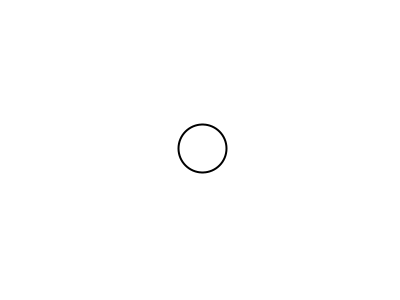
Frame 1 (no input)
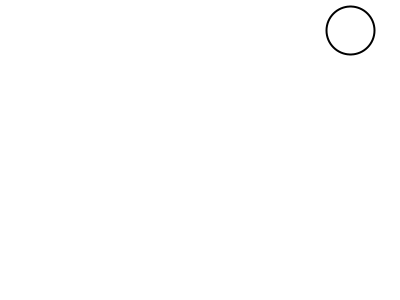
Frame 60 (the mouse pressed at the canvas centre just before this capture)
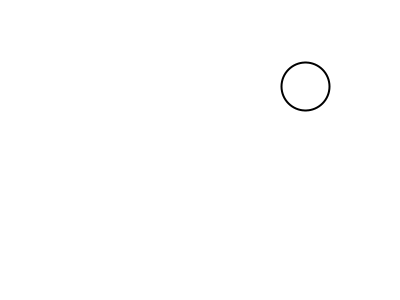
Frame 120 (the mouse held since frame 60 and released just before this capture)

The Processing sketch that drew these frames (run headless with seeded random() and noise(); from frame 60 on, the mouse is pressed at the canvas centre):

// Processing sketch: sketch_1_2_PVector_pde
// ── sketch_1_2_PVector_pde.pde

Ball b;

void setup(){
  
  size(400,300);
  b = new Ball();

}

void draw()
{
  background(255); //<>//
  b.move();
  b.bounce();
  b.display();
}

// ── Ball.pde

class Ball
{
  
  PVector location;
  PVector velocity;
  
  
  Ball()
  {
    location =  new PVector(width/2,height/2);
    velocity =  new PVector(2.5,-2);
  }
  
  void move()
  {
    location.add(velocity);
  }
  
  void bounce()
  {
    if((location.x > width) || (location.x < 0)){ //<>//
      velocity.x = velocity.x * -1;
    }
    if((location.y > height) || (location.y < 0)){
      velocity.y = velocity.y * -1;
    }
  }
  
  void display()
  {
    stroke(0);
    strokeWeight(2);
    ellipse(location.x,location.y,48,48);
  }
} //<>//
